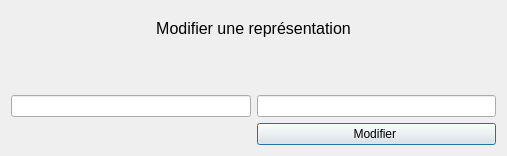
<?xml version="1.0" encoding="UTF-8"?>
<ui version="4.0">
 <class>Dialog</class>
 <widget class="QDialog" name="Dialog">
  <property name="geometry">
   <rect>
    <x>0</x>
    <y>0</y>
    <width>507</width>
    <height>156</height>
   </rect>
  </property>
  <property name="windowTitle">
   <string>Dialog</string>
  </property>
  <layout class="QGridLayout" name="gridLayout">
   <item row="2" column="1">
    <widget class="QLineEdit" name="promoRepM"/>
   </item>
   <item row="1" column="0">
    <widget class="QLabel" name="label_2">
     <property name="text">
      <string/>
     </property>
    </widget>
   </item>
   <item row="0" column="0" colspan="2">
    <widget class="QLabel" name="label_3">
     <property name="text">
      <string>&lt;html&gt;&lt;head/&gt;&lt;body&gt;&lt;p align=&quot;center&quot;&gt;&lt;span style=&quot; font-size:12pt;&quot;&gt;Modifier une représentation&lt;/span&gt;&lt;/p&gt;&lt;/body&gt;&lt;/html&gt;</string>
     </property>
    </widget>
   </item>
   <item row="2" column="0">
    <widget class="QLineEdit" name="dateRepM"/>
   </item>
   <item row="3" column="1">
    <widget class="QPushButton" name="pushButton">
     <property name="text">
      <string>Modifier </string>
     </property>
    </widget>
   </item>
   <item row="1" column="1">
    <widget class="QLabel" name="label_4">
     <property name="text">
      <string/>
     </property>
    </widget>
   </item>
  </layout>
 </widget>
 <resources/>
 <connections/>
</ui>
